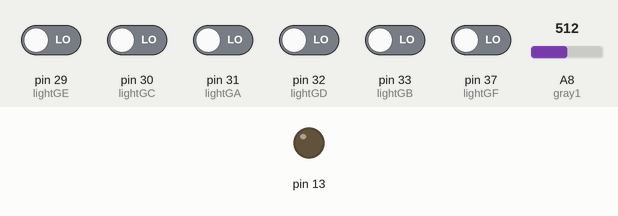
This sketch was run on a simulated Arduino Mega 2560, built with avr-gcc and run on an emulated ATmega2560. On the bench: output pins drawn as LEDs (lit = HIGH). The inputs (shaded band) are chosen by the test bench; at power-on: pin 29 (lightGE), pin 30 (lightGC), pin 31 (lightGA), pin 32 (lightGD), pin 33 (lightGB), pin 37 (lightGF) LOW, A8 (gray1) = 512. What the sketch prints to the serial monitor is not drawn.

Above: at 0.2 s.
Timing chart, 0 to 1.7 s (numbered marks = the images above):
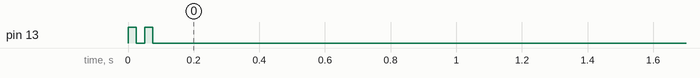

The sketch:

Sensor_test_Light.ino
```cpp
/*
 Name:		Final_version.ino
 Created:	2021/3/24 14:10:21
 Author:	NicholasYe
*/

#include <math.h>

const int lightGA = 31; //光电传感器GA（左前）
int lightnumGA;		  //光电传感器GA返回数值
int *ligGA = NULL;	  //存储光电传感器数值lightnumGA的指针

const int lightGB = 33; //光电传感器GB（右前）
int lightnumGB;
int *ligGB = NULL;

const int lightGC = 30; //光电传感器GC（左后）
int lightnumGC;
int *ligGC = NULL;

const int lightGD = 32; //光电传感器GD（右后）
int lightnumGD;
int *ligGD = NULL;

const int lightGE = 29; //光电传感器GG（左）
int lightnumGE;
int *ligGE = NULL;

const int lightGF = 37; //光电传感器GH（右）
int lightnumGF;
int *ligGF = NULL;

const int gray1 = A8;		 //灰度传感器GR1
int graynum1;			 //灰度传感器返回数值
int *gray_level1 = NULL; //存储灰度传感器数值graynum的指针
int gray_arrtest_result; //存贮gray快排后的中值

int Timer = 0; //追敌跳出计时器

boolean on_stage = false; //台上台下判定

// the setup function runs once when you press reset or power the board
void setup()
{
	Serial.begin(9600); //打开接口9600
	Serial.println("Hello World:");

	pinMode(lightGA, INPUT); //光电传感器GA
	digitalWrite(lightGA, LOW);

	pinMode(lightGB, INPUT); //光电传感器GB
	digitalWrite(lightGB, LOW);

	pinMode(lightGC, INPUT); //光电传感器GC
	digitalWrite(lightGC, LOW);

	pinMode(lightGD, INPUT); //光电传感器GD
	digitalWrite(lightGD, LOW);

	pinMode(lightGE, INPUT); //光电传感器GE
	digitalWrite(lightGE, LOW);

	pinMode(lightGF, INPUT); //光电传感器GF
	digitalWrite(lightGF, LOW);

	pinMode(gray1, INPUT); //灰度传感器GR1

	pinMode(LED_BUILTIN, OUTPUT); //LED闪烁

	//点亮小灯函数
	//digitalWrite(LED_BUILTIN, HIGH);

	//闪烁指示
	digitalWrite(LED_BUILTIN, HIGH);
	delay(25);
	digitalWrite(LED_BUILTIN, LOW);
	delay(25);
	digitalWrite(LED_BUILTIN, HIGH);
	delay(25);
	digitalWrite(LED_BUILTIN, LOW);
	delay(25);
}

void loop()
{
	sensor_test();
}

//传感器测试
void sensor_test()
{
	GA();
	GB();
	GC();
	GD();
	GE();
	GF();
	gray_test();

	//输出检测
	Serial.print(*ligGA);
	Serial.print("\t");
	Serial.print(*ligGB);
	Serial.print("\t");
	Serial.print(*ligGC);
	Serial.print("\t");
	Serial.print(*ligGD);
	Serial.print("\t");
	Serial.print(*ligGE);
	Serial.print("\t");
	Serial.print(*ligGF);
	Serial.print("\t");
	Serial.print(gray_arrtest_result);
	Serial.println();

	// //边缘传感器状态检测
	// if ((*ligGA == 0) && (*ligGB == 0) && (*ligGC == 0) && (*ligGD == 0))
	// {
	// 	Serial.print("Nomal");
	// 	Serial.println();
	// }
	// else
	// {
	// 	Serial.print("Error!");
	// 	Serial.println();
	// }

  delay(500);
}

//灰度传感器测试
void gray_test()
{
	int gray_arr[21] = {};

	for (int n = 0; n < 21; n++)
	{
		Gray1();
		gray_arr[n] = *gray_level1;
	}

	gray_arrtest_result = quickSort(gray_arr, 0, 20); //中值gray
}

//数学程序设计
//取中值函数
int quickSortPartition(int s[], int l, int r)
{
	//Swap(s[l], s[(l + r) / 2]); //若以中间数为基准，则先将中间的这个数和第一个数交换即可
	int i = l, j = r, x = s[l]; //将最左元素记录到x中
	while (i < j)
	{
		// 从右向左找第一个<x的数
		// 无需考虑下标越界
		while (i < j && s[j] >= x)
			j--;
		if (i < j)
			s[i++] = s[j]; //直接替换掉最左元素（已在x中存有备份）

		// 从左向右找第一个>x的数
		while (i < j && s[i] <= x)
			i++;
		if (i < j)
			//替换掉最右元素(已在最左元素中有备份）
			//最左元素一定被覆盖过，若没有，则表明右侧所有元素都>x，那么算法将终止
			s[j--] = s[i];
	}
	s[i] = x; //i的位置放了x，所以其左侧都小于x，右侧y都大于x
	return i;
}

int quickSort(int s[], int l, int r)
{
	//数组左界<右界才有意义，否则说明都已排好，直接返回即可
	if (l >= r)
	{
		return s[11];
	}

	// 划分，返回基准点位置
	int i = quickSortPartition(s, l, r);

	// 递归处理左右两部分，i处为分界点，不用管i了
	quickSort(s, l, i - 1);
	quickSort(s, i + 1, r);

	return s[11];
}

////用法
//int main()
//{
//    int a[21] = {};
//    quickSort(a, 0, 20);//注意最后一个参数是n-1
//}

//光电传感器GA
int GA()
{
	lightnumGA = digitalRead(lightGA);
	ligGA = &lightnumGA;
}

//光电传感器GB
int GB()
{
	lightnumGB = digitalRead(lightGB);
	ligGB = &lightnumGB;
}

//光电传感器GC
int GC()
{
	lightnumGC = digitalRead(lightGC);
	ligGC = &lightnumGC;
}

//光电传感器GD
int GD()
{
	lightnumGD = digitalRead(lightGD);
	ligGD = &lightnumGD;
}

//光电传感器GE
int GE()
{
	lightnumGE = digitalRead(lightGE);
	ligGE = &lightnumGE;
}

//光电传感器GF
int GF()
{
	lightnumGF = digitalRead(lightGF);
	ligGF = &lightnumGF;
}

//灰度传感器Gray1
int Gray1()
{
	graynum1 = analogRead(8);
	gray_level1 = &graynum1;
	return graynum1;
}
```
